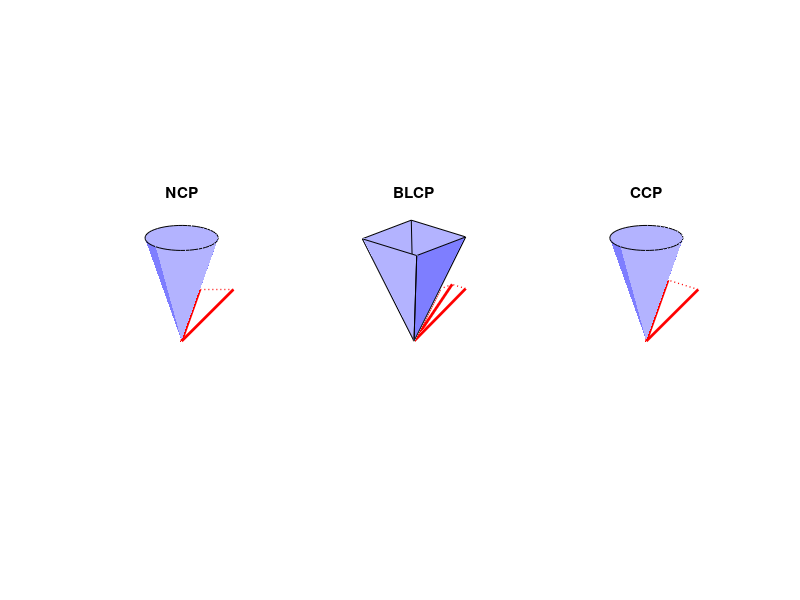

Here is the MATLAB script that generated this plot: (Note: this script raises an error after producing the figure.)
function projection_diagrams
% Illustrate different projection procedures.
clf

p = [-1; 1; 1.5]; % initial impulse (p = x^*)
mu = 1/3;

%% Cone (NCP)
s(1) = subplot(1,3,1);

% Cone
[x,y,z] = cylinder(1,50);
x(1,:) = 0;
y(1,:) = 0;
z = 3*z;
surf(x,y,z,'LineStyle','none','FaceAlpha',0.3,'FaceColor',[0 0 1])
hold on
plot3(x(2,:),y(2,:),z(2,:),'-k')

% Impulse and projection
quiver3(0,0,0,p(1),p(2),p(3),'.r','LineWidth',2,'AutoScale','off');
pp = p;
pp(1:2) = project_circle(pp(1:2), pp(3)*mu);
quiver3(0,0,0,pp(1),pp(2),pp(3),'.r','LineWidth',2,'AutoScale','off');
plot3([p(1) pp(1)],[p(2) pp(2)],[p(3) pp(3)],':r','LineWidth',1)
hold off

% View
axis off
axis([-1.5 1.5 -1.5 1.5 0 3])
axis equal
view(135,20)
title('NCP')

%% Pyramid (BLCP)
s(2) = subplot(1,3,2);

% Pyramid
z = 3*[0 0 0 0 0; 1 1 1 1 1];
x = [0 0 0 0 0; 1 1 -1 -1 1];
y = [0 0 0 0 0; 1 -1 -1 1 1];
surf(x,y,z,'LineStyle','-','FaceAlpha',0.3,'FaceColor',[0 0 1])
hold on

% Impulse and projections
quiver3(0,0,0,p(1),p(2),p(3),'.r','LineWidth',2,'AutoScale','off');
pc = p;
pc(2) = min(max(-p(3)*mu, p(2)), p(3)*mu);
pp = pc;
pp(1) = min(max(-p(3)*mu, p(1)), p(3)*mu);
quiver3(0,0,0,pc(1),pc(2),pc(3),'.r','LineWidth',2,'AutoScale','off');
quiver3(0,0,0,pp(1),pp(2),pp(3),'.r','LineWidth',2,'AutoScale','off');
plot3([p(1) pc(1)],[p(2) pc(2)],[p(3) pc(3)],':r','LineWidth',1)
plot3([pc(1) pp(1)],[pc(2) pp(2)],[pc(3) pp(3)],':r','LineWidth',1)
hold off

% View
axis off
axis([-1.5 1.5 -1.5 1.5 0 3])
axis equal
view(132,20)
title('BLCP')

%% Cone (CCP)
s(3) = subplot(1,3,3);

% Cone
[x,y,z] = cylinder(1,50);
x(1,:) = 0;
y(1,:) = 0;
z = 3*z;
surf(x,y,z,'LineStyle','none','FaceAlpha',0.3,'FaceColor',[0 0 1])
hold on
plot3(x(2,:),y(2,:),z(2,:),'-k')

% Impulse and projection
quiver3(0,0,0,p(1),p(2),p(3),'.r','LineWidth',2,'AutoScale','off');
pp = project_cone(p,mu);
quiver3(0,0,0,pp(1),pp(2),pp(3),'.r','LineWidth',2,'AutoScale','off');
plot3([p(1) pp(1)],[p(2) pp(2)],[p(3) pp(3)],':r','LineWidth',1)
hold off

% View
axis off
axis([-1.5 1.5 -1.5 1.5 0 3])
axis equal
view(135,20)
title('CCP')

%% Formatting
% Plot sizes
set(gcf,'Position',[300 700 550 250])
s(1).Position = [0/3 0 1/3-0.05 0.85];
s(2).Position = [1/3 0 1/3-0.05 0.85];
s(3).Position = [2/3 0 1/3-0.05 0.85];

% Annotations
annotation('textbox',[0.26 0.5 0.1 0.1],'Interpreter','latex',...
    'LineStyle','None','FontSize',22,'String','$x^*$','Color','r');
annotation('textbox',[0.59 0.5 0.1 0.1],'Interpreter','latex',...
    'LineStyle','None','FontSize',22,'String','$x^*$','Color','r');
annotation('textbox',[0.93 0.5 0.1 0.1],'Interpreter','latex',...
    'LineStyle','None','FontSize',22,'String','$x^*$','Color','r');

end

function xproj = project_cone(x, mu)
% Project impulse into friction cone

x_n = x(3); % normal
x_f = norm(x(1:2)); % combined frictional

if x_f <= mu*x_n
    % x is already in the cone
    xproj = x;
elseif x_f <= -x_n/mu
    % x is in the polar cone
    xproj = zeros(size(x));
else
    pi_n = (x_f*mu + x_n)/(mu^2 + 1);
    xproj = [mu*x(1:2)*pi_n/x_f; pi_n];
end
end

function xproj = project_circle(x, r)
% Project frictional impulse into a circle of radius r

x_f = norm(x); % combined frictional

if x_f <= r
    xproj = x;
else
    xproj = x*(r/x_f);
end
end
